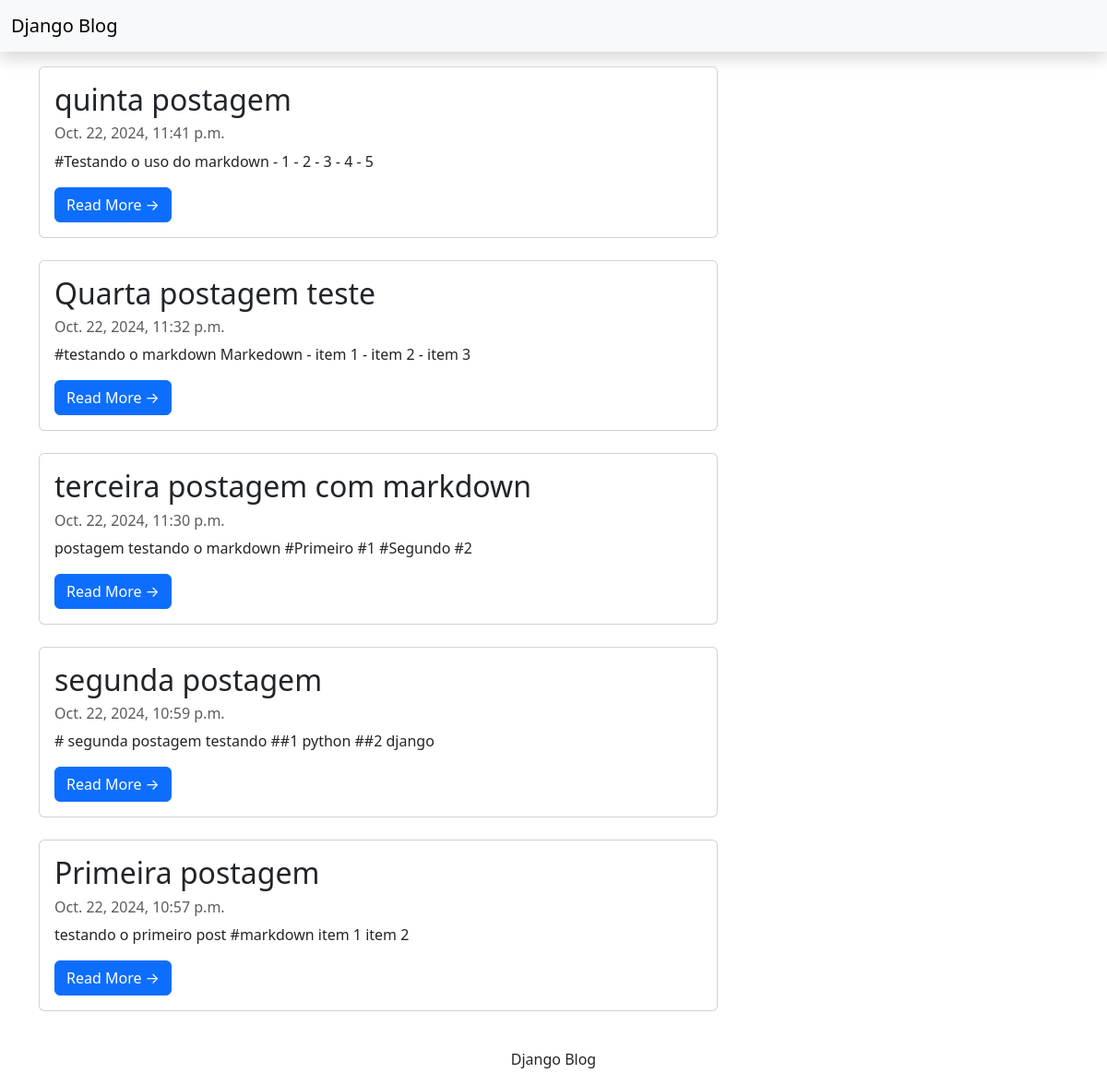
Before: / with the older database file.
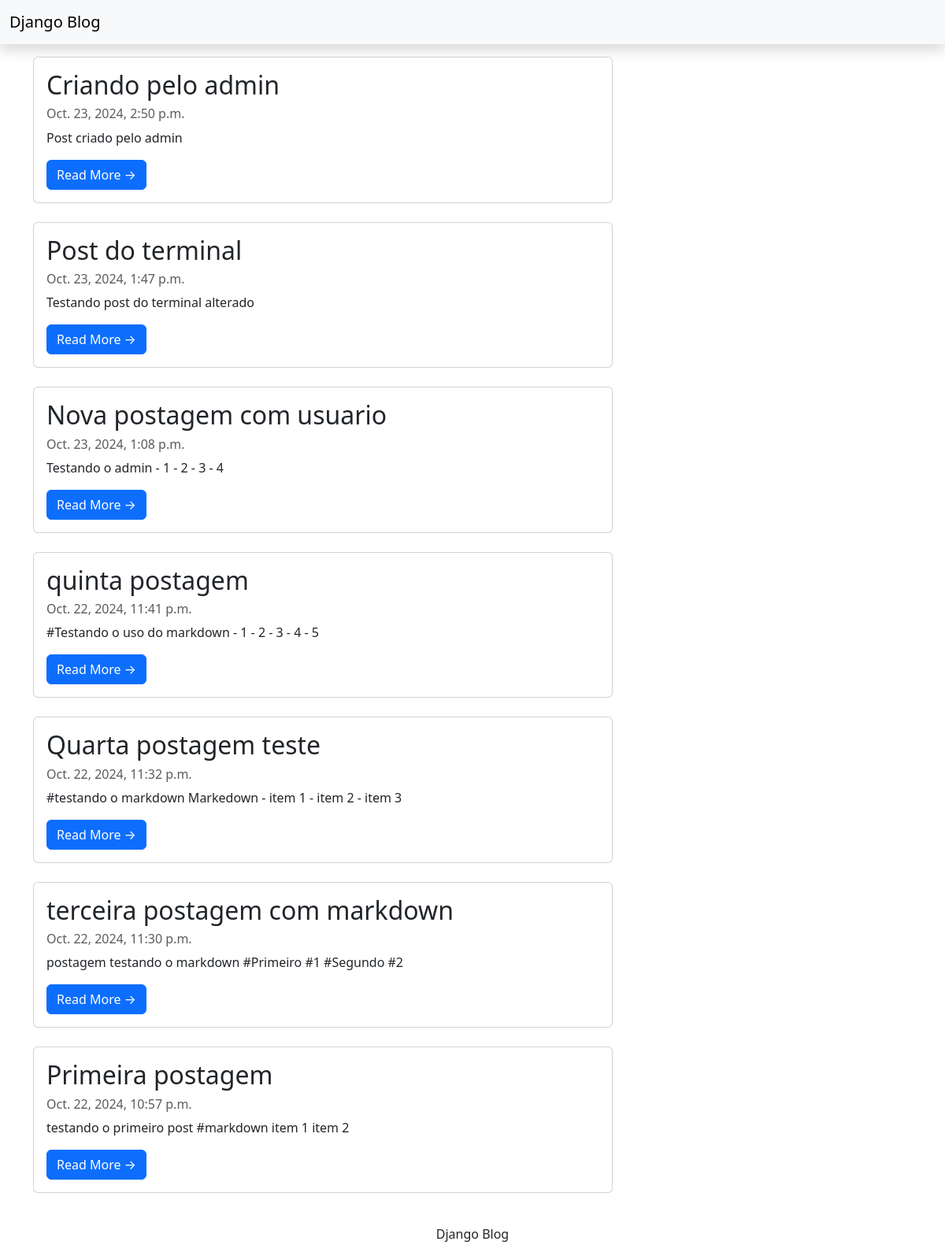
After: the same page with the newer database file.
### blog/models.py (models this page shows, shortened)
class Post(models.Model):
    title = models.CharField(max_length=255)
    slug = models.SlugField(max_length=255, unique=True)
    content = models.TextField()
    published = models.BooleanField(default=True)
    date = models.DateTimeField(auto_now_add=True)
    class Meta:
        ordering = ["-date"]

### blog/views.py (the view)
# urls.py: path("", PostList.as_view(), name="index"),
class PostList(ListView):
    model = Post
    template_name = "index.html"
    queryset = Post.objects.filter(published=True)

### templates/index.html
{% extends "base.html" %}
{% block content %}
<div class="container">
    <div class="row">
        <div class="col-md-8 mt-3 left">
            {% for post in post_list %}
            <div class="card mb-4">
                <div class="card-body">
                    <h2 class="card-title">{{ post.title }}</h2>
                    <p class="card-text text-muted h6">{{ post.date}} </p>
                    <p class="car-text">{{post.content|slice:":200" }} </p>
                    <a href="{% url 'detail' post.slug %}" class="btn btn-primary">Read More &rarr;</a>
                </div>
            </div>
            {% endfor %}
        </div>
    </div>
</div>
{%endblock%}

### templates/base.html (shortened to what this page needs)
<!DOCTYPE html>
<html>
    <head>
        <link rel="stylesheet" href="https://cdnjs.cloudflare.com/ajax/libs/bootstrap/5.3.3/css/bootstrap.min.css"/>
    <head>
    <body>
        <nav class ="navbar navbar-expand-lg navbar-light bg-light shadow" id="mainNav">
            <div class ="container-fluid">
                <a class="navbar-brand" href="{% url 'index' %}">Django Blog</a>
            </div>
        </nav>
        {% block content %}
        {% endblock content %}
        <footer class="py-3 bg-grey">
            <p class="m-0 text-dark text-center">Django Blog</p>
        </footer>
    </body>

Changed rows visible on the page:
removed Post: title "segunda postagem", date "Oct. 22, 2024, 10:59 p.m.", content "# segunda postagem testando ##1 python ##2 django"
added Post: title "Criando pelo admin", date "Oct. 23, 2024, 2:50 p.m.", content "Post criado pelo admin"
added Post: title "Post do terminal", date "Oct. 23, 2024, 1:47 p.m.", content "Testando post do terminal alterado"
added Post: title "Nova postagem com usuario", date "Oct. 23, 2024, 1:08 p.m.", content "Testando o admin - 1 - 2 - 3 - 4"
